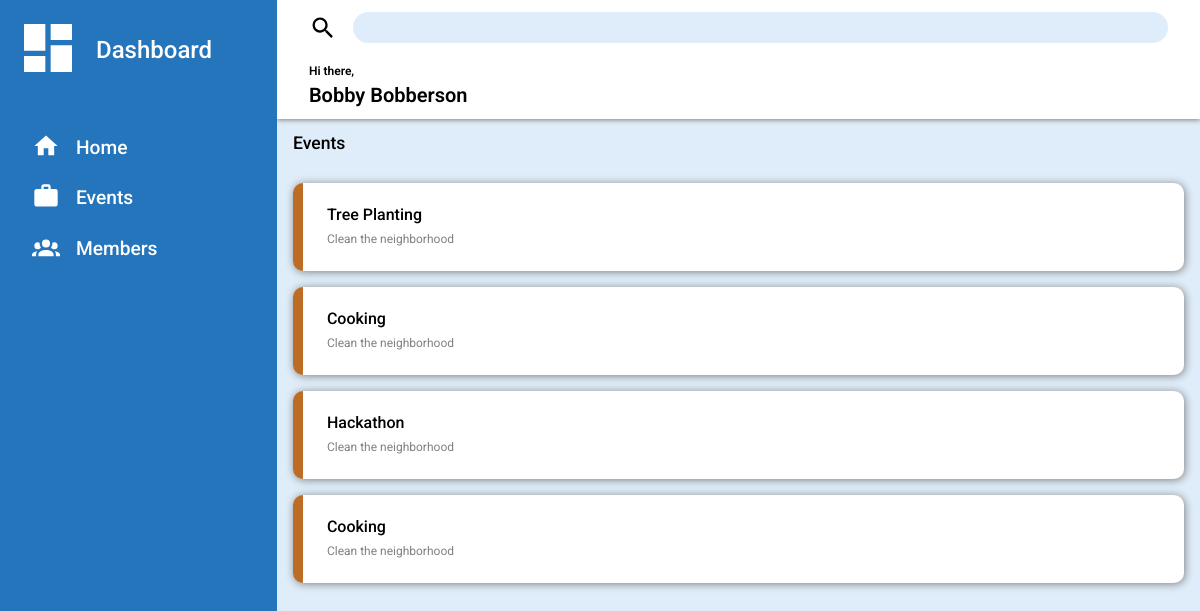
Before: /events with the older database file.
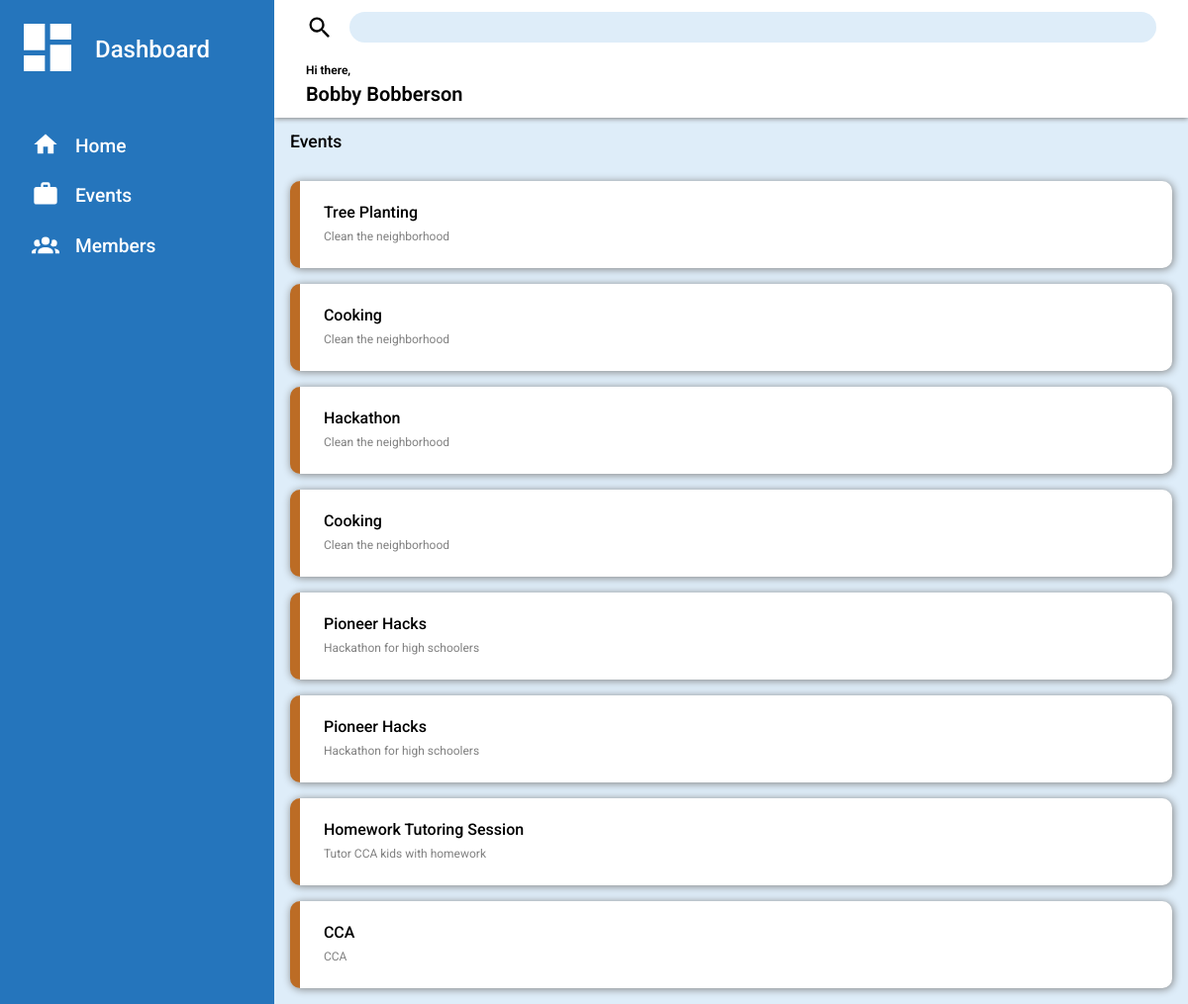
After: the same page with the newer database file.
### app.py (models this page shows)
class Event(db.Model):
    id = db.Column(db.Integer, primary_key = True)
    name = db.Column(db.String(100), unique = False, index = True)
    description = db.Column(db.String(250), unique = False, index = True)
    address = db.Column(db.String(250), unique = False, index = True)
    date = db.Column(db.String(40), unique = False, index = True)
    hours = db.Column(db.Integer, index = True, unique = False)

### app.py (the view)
@app.route('/events')
def events():
    events = Event.query.all()
    return render_template('events.html', events = events)

### templates/events.html (shortened to what this page needs)
{% extends 'base.html' %}
{% block content %}
<div class="header">
    <div class="search">
            <input id="eventSearch" name="eventSearch" type="text" disabled>
    </div>
    <div>
        <div>
            <p class="greeting">Hi there,</p>
            <p class="username">Bobby Bobberson</p>
        </div>
    </div>
</div>
<div class="content">
<div class="events">
    <p class="content-label">Events</p>
        {% for event in events %}
        <a class="clickable" href="{{ url_for('event', id = event.id )}}">
            <div>
                <p>{{ event.name }}</p>
                {{ event.description }}
            </div>
        </a>
        {% endfor %}
</div>
</div>
<div class="sidebar">
    <p><span><svg class="dash clickable" xmlns="http://www.w3.org/2000/svg" viewBox="0 0 24 24"><title>view-dashboard</title><path d="M13,3V9H21V3M13,21H21V11H13M3,21H11V15H3M3,13H11V3H3V13Z" /></svg></span>Dashboard</p>
    <ul>
        <a href="{{ url_for('dashboard') }}">
            <li class="clickable"><span><svg xmlns="http://www.w3.org/2000/svg" viewBox="0 0 24 24"><title>home</title><path d="M10,20V14H14V20H19V12H22L12,3L2,12H5V20H10Z" /></svg></span>Home</li>
        </a>
        <a href="{{ url_for('events') }}">
            <li class="clickable"><span><svg xmlns="http://www.w3.org/2000/svg" viewBox="0 0 24 24"><title>briefcase</title><path d="M10,2H14A2,2 0 0,1 16,4V6H20A2,2 0 0,1 22,8V19A2,2 0 0,1 20,21H4C2.89,21 2,20.1 2,19V8C2,6.89 2.89,6 4,6H8V4C8,2.89 8.89,2 10,2M14,6V4H10V6H14Z" /></svg></span>Events</li>
        </a>
        <a href="{{ url_for('members') }}">
            <li class="clickable"><span></span>Members</li>
        </a>
    </ul>
</div>
{% endblock %}

### templates/base.html (shortened to what this page needs)
<!DOCTYPE html>
<html lang="en">
<head>
    <link rel="stylesheet" href="{{ url_for('static', filename='style.css') }}">
</head>
<body>
    {%block content%} {% endblock %}
</body>
</html>

### static/style.css (style rules this page uses)
html, body, div, span, applet, object, iframe, h1, h2, h3, h4, h5, h6, p, blockquote, pre, a, abbr, acronym, address, big, cite, code, del, dfn, em, img, ins, kbd, q, s, samp, small, strike, strong, sub, sup, tt, var, b, u, i, center, dl, dt, dd, ol, ul, li, fieldset, form, label, legend, table, caption, tbody, tfoot, thead, tr, th, td, article, aside, canvas, details, embed, figure, figcaption, footer, header, hgroup, menu, nav, output, ruby, section, summary, time, mark, audio, video { margin: 0; padding: 0; border: 0; font-size: 100%; font: inherit; vertical-align: baseline; }
body { line-height: 1; font-family: "Roboto"; }
ol, ul { list-style: none; }
:root { --sidebar: #2575bc; --project-border: #BC6C25; --main-background: #deedf9; --text-color: rgb(255, 255, 255); }
body { display: grid; grid-template-rows: 1fr 9fr; grid-template-columns: 1.2fr 4fr; height: 100vh; background-color: var(--main-background); }
.header { background-color: white; grid-column: 2; grid-row: 1 / 2; display: flex; flex-direction: column; justify-content: space-between; grid-template-rows: 1fr 2.5fr; padding: .75rem 2rem; line-height: 1.5rem; box-shadow: 0px 1px 5px grey; row-gap: 1rem; }
.header input { flex: 2; border-radius: 20px; padding: .5rem; border: none; background-color: var(--main-background); }
.greeting { font-weight: 600; font-size: .75rem; }
.username { font-weight: 600; font-size: 1.25rem; }
.search { flex: 2; display: flex; align-items: center; justify-content: space-between; margin-left: 0px; }
.sidebar { background-color: var(--sidebar); grid-row: 1 / 3; padding: 1rem; }
a { text-decoration: none; }
.sidebar ul { display: grid; font-size: 1.2rem; margin-bottom: 3rem; gap: 1.2rem; }
.sidebar li, .sidebar p { color: var(--text-color); font-weight:500; display: flex; align-items: center; }
.sidebar p { font-size: 1.5rem; margin-bottom: 3rem; }
.content { padding: 1rem; }
.content-label { font-weight: 500; font-size: 1.1rem; grid-row: 1; grid-column: 1 / -1; }
.events, .members { grid-row: 1 / 4; display: grid; grid-template-rows: 2rem; gap: 1rem; grid-template-columns: 1fr; }
.events a>div, .members>a>div { display: flex; flex-direction: column; justify-content: space-between; background-color: white; border-radius: 10px; padding: 1.5rem; box-shadow: 1px 1px 8px grey; border-left: 10px solid var(--project-border); font-size: .75rem; color: grey; line-height: 1rem; transition: 100ms ease-out; }
.events div > p, .members div > p { color: black; font-size: 1rem; font-weight: 500; margin-bottom: .5rem; }
.sidebar svg { fill: white; padding-right: 1rem; }
.dash { width: 4rem; }
li svg { margin-left: 1rem; width: 1.75rem; }
.magnify, .profile svg { margin-right: 1rem; width: 1.75rem; }
.clickable, .events>div, .members>p { cursor: pointer; }

Changed rows visible on the page:
added Event: name "Pioneer Hacks", description "Hackathon for high schoolers"
added Event: name "Pioneer Hacks", description "Hackathon for high schoolers"
added Event: name "Homework Tutoring Session", description "Tutor CCA kids with homework"
added Event: name "CCA", description "CCA"
